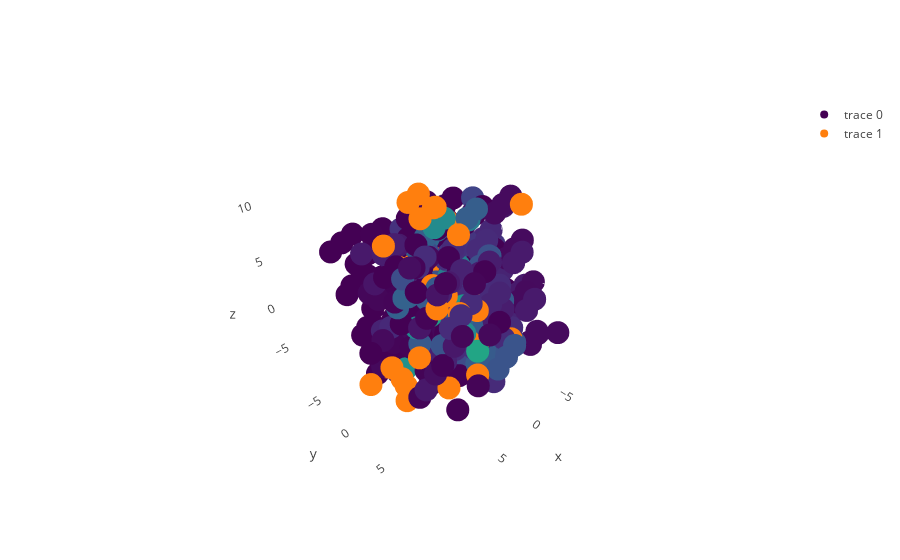

Write notebook code for a chart like this one.
### Code cell
iplot(Figure)

### Figure 1 — Plotly figure (JSON) as saved in the notebook; plotly's stock layout.template omitted (floating-point values rounded to 4 significant figures; data arrays with more than 128 entries replaced by an {"elided": "..."} marker saying what was removed)
{"data": [{"marker": {"color": {"elided": "500 float values"}, "colorscale": "Viridis"}, "mode": "markers", "type": "scatter3d", "uid": "bd52d315-bb5c-485b-98da-65efc7bf5116", "x": {"elided": "500 float values"}, "y": {"elided": "500 float values"}, "z": {"elided": "500 float values"}}, {"mode": "markers", "type": "scatter3d", "uid": "ddf36ccb-1714-4829-9a45-3d1df6e6c6be", "x": [-0.5927, -0.2146, 3.945, 10.15, -0.6567, 2.025, 2.654, 5.498, 2.779, -0.4825, 1.155, 0.07167, 3.99, 0.9751, 6.246, -2.591, 2.474, -5.37, 4.176, 2.304, -3.701, -3.868, 7.69, 0.5533, 2.966, 0.6498, 0.6608, 5.866, 6.685, 0.3133, 1.17, 1.263, 2.23, 5.789, -1.808, 4.171, 1.545, -2.11, 8.557, 1.982, -0.2572, 1.048, 5.949, 1.493, -5.423, 1.953, 2.478, 6.477, 7.47, 2.628], "y": [1.181, 5.944, 4.957, 0.7287, -0.7654, 0.2567, -0.6629, 8.619, 6.0, -2.696, 3.692, 2.868, 5.179, -4.579, 2.759, 2.092, 1.153, -0.9131, 3.867, -2.465, -1.272, -0.1429, 1.989, 3.089, 1.035, -3.304, -0.9078, 5.953, -0.564, -1.978, 2.272, 3.433, 0.4755, 4.43, 6.534, -1.75, 1.451, 0.4423, 1.791, 0.4377, 1.838, -1.51, -2.305, 5.46, 3.561, 3.731, -4.087, 1.041, 2.258, -0.8228], "z": [-1.701, 1.403, 0.02099, -4.164, 7.144, 9.611, 8.539, -0.645, 2.779, 2.857, 0.03805, 2.178, 2.693, 3.404, -2.27, -0.01538, 0.3425, 2.151, 3.846, 9.289, 3.028, -0.9881, -4.34, 1.284, 2.891, -0.2357, 8.831, -3.873, 7.65, 1.369, 7.619, -0.5048, 0.2369, 3.729, -2.745, -1.487, -2.554, 1.701, -2.52, 0.7162, -1.322, 2.773, -7.121, -1.488, 8.573, -1.573, 2.276, -6.865, -7.153, 10.64]}], "layout": {"scene": {"xaxis": {"backgroundcolor": "rgb(72,61,139)", "gridcolor": "rgb(255, 255, 255)", "showbackground": false, "showgrid": false, "zerolinecolor": "rgb(255, 255, 255)"}, "yaxis": {"backgroundcolor": "rgb(72,61,139)", "gridcolor": "rgb(255, 255, 255)", "nticks": 0, "showbackground": false, "showgrid": false, "zerolinecolor": "rgb(255, 255, 255)"}, "zaxis": {"backgroundcolor": "rgb(72,61,139)", "gridcolor": "rgb(255, 255, 255)", "showbackground": false, "showgrid": false, "zerolinecolor": "rgb(255, 255, 255)"}}}}
